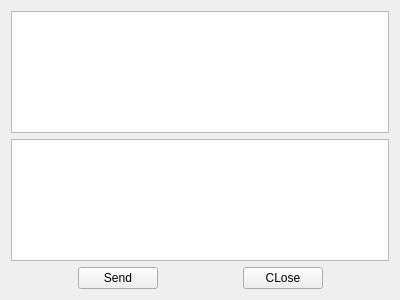
<?xml version="1.0" encoding="UTF-8"?>
<ui version="4.0">
 <class>ServerWidget</class>
 <widget class="QWidget" name="ServerWidget">
  <property name="geometry">
   <rect>
    <x>0</x>
    <y>0</y>
    <width>400</width>
    <height>300</height>
   </rect>
  </property>
  <property name="windowTitle">
   <string>ServerWidget</string>
  </property>
  <layout class="QGridLayout" name="gridLayout">
   <item row="0" column="0" colspan="5">
    <widget class="QTextEdit" name="textEditRead">
     <property name="readOnly">
      <bool>true</bool>
     </property>
    </widget>
   </item>
   <item row="1" column="0" colspan="5">
    <widget class="QTextEdit" name="textEditWrite"/>
   </item>
   <item row="2" column="0">
    <spacer name="horizontalSpacer">
     <property name="orientation">
      <enum>Qt::Horizontal</enum>
     </property>
     <property name="sizeHint" stdset="0">
      <size>
       <width>58</width>
       <height>20</height>
      </size>
     </property>
    </spacer>
   </item>
   <item row="2" column="1">
    <widget class="QPushButton" name="ButtonSend">
     <property name="text">
      <string>Send</string>
     </property>
    </widget>
   </item>
   <item row="2" column="2">
    <spacer name="horizontalSpacer_2">
     <property name="orientation">
      <enum>Qt::Horizontal</enum>
     </property>
     <property name="sizeHint" stdset="0">
      <size>
       <width>73</width>
       <height>20</height>
      </size>
     </property>
    </spacer>
   </item>
   <item row="2" column="3">
    <widget class="QPushButton" name="ButtonClose">
     <property name="text">
      <string>CLose</string>
     </property>
    </widget>
   </item>
   <item row="2" column="4">
    <spacer name="horizontalSpacer_3">
     <property name="orientation">
      <enum>Qt::Horizontal</enum>
     </property>
     <property name="sizeHint" stdset="0">
      <size>
       <width>58</width>
       <height>20</height>
      </size>
     </property>
    </spacer>
   </item>
  </layout>
 </widget>
 <layoutdefault spacing="6" margin="11"/>
 <resources/>
 <connections/>
</ui>
